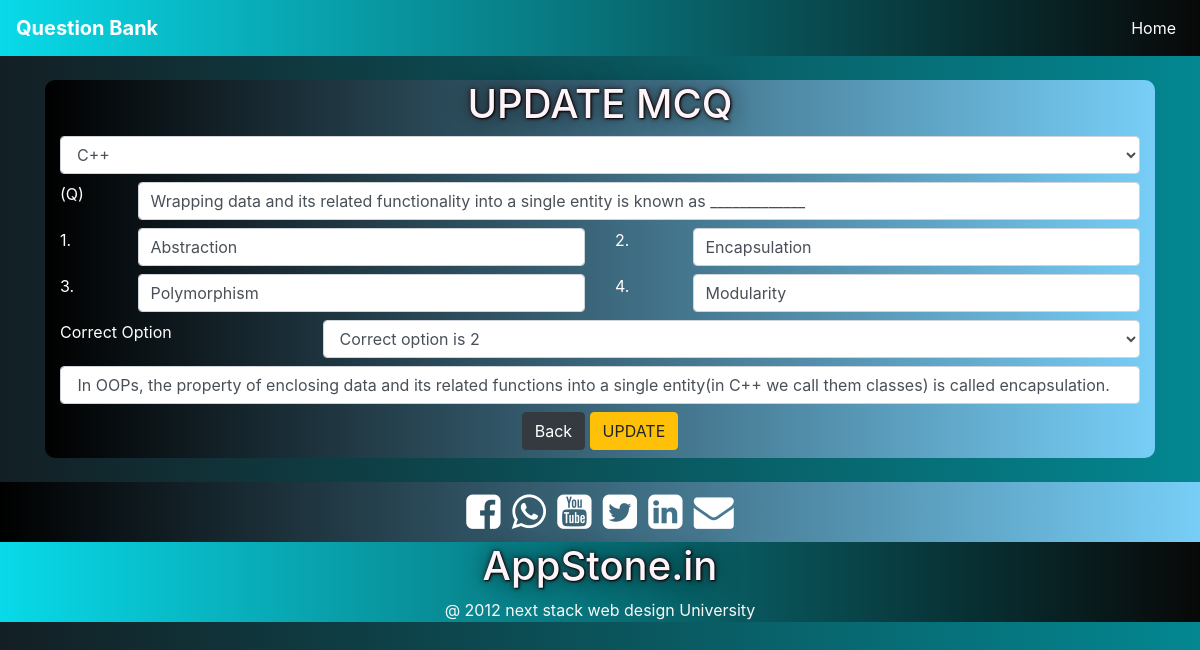
The app's page /Admin/MCQ_Data/MCQ_edit/Update.php?subject_id=1 (signed in) with its own data.
### tables this page shows
CREATE TABLE `mcq_question` (
  `m_id` int(11) NOT NULL,
  `m_subject` varchar(255) NOT NULL,
  `m_question` varchar(255) NOT NULL,
  `op1` varchar(255) NOT NULL,
  `op2` varchar(255) NOT NULL,
  `op3` varchar(255) NOT NULL,
  `op4` varchar(255) NOT NULL,
  `correct_option` varchar(255) NOT NULL,
  `explantion` varchar(255) NOT NULL,
  `uploded_by` varchar(255) NOT NULL
);

### Admin/MCQ_Data/MCQ_edit/Update.php (the view, shortened to what this page needs)
<!DOCTYPE html>
<html lang="en">
<head>
    <link rel="stylesheet" href="../../../style/bootstrap.min.css">
    <link rel="stylesheet" href="https://stackpath.bootstrapcdn.com/font-awesome/4.7.0/css/font-awesome.min.css">
    <link rel="stylesheet" href="../../style.css">
</head>
<body>
    <header>
        <nav class="navbar navbar-expand-lg navbar-dark bg-dark">
            <a class="navbar-brand text-capitalize"><b>Question Bank</b></a>
            <div class="collapse navbar-collapse" id="navbarSupportedContent">
              <ul class="navbar-nav ml-auto">
                <li class="nav-item active">
                  <a class="nav-link" href="../MCQ_View.php">Home</a>
                </li>
              </ul>
            </div>
       </nav>
    </header>
        <?php
            if(isset($_SESSION['user_pass'])){
                $conn = new mysqli("localhost", "root", "", "question_bank_db");
                if(isset($_GET['subject_id'])){
                    $m_id = $_GET['subject_id'];
                    $sql = "SELECT * FROM mcq_question WHERE m_id=$m_id";
                    $result = $conn->query($sql);
                    if($result->num_rows > 0){
                        $row = $result->fetch_assoc();
                        echo '<section>
                                <div class="container my-4" >
                                    <form action="Update_MCQ.php" method="post">
                                        <div class="row justify-content-center mx-auto" id="s_register">
                                            <div class= \'col-lg-8 col-md-8 col-12\'>
                                                <div class="text-center">
                                                    <h1>UPDATE MCQ</h1>
                                                </div>
                                            </div>
                                            <div class="col-12">
                                                <select name="subject" class="form-control" required>
                                                    <option value="'.$row['m_subject'].'">'.$row['m_subject'].'</option>';
                                                echo '</select>
                                            </div>
                                            <div class="col-lg-1 col-md-2 col-2 pt-2">
                                                <label for="question">(Q)</label>
                                            </div>
                                            <div class="col-lg-11 col-md-10 col-10 pl-0 pt-2">
                                                <input type="text" name="question" class="form-control" value="'.$row['m_question'].'" required>
                                            </div>
                                            <div class="col-lg-1 col-md-2 col-2 pt-2">
                                                <label for="option1">1. </label>
                                            </div>
                                            <div class="col-lg-5 col-md-10 col-10 pl-0 pt-2">
                                                <input type="text" name="option1" class="form-control" value="'.$row['op1'].'" required>
                                            </div>
                                            <div class="col-lg-1 col-md-2 col-2 pt-2">
                                                <label for="option2">2. </label>
                                            </div>
                                            <div class="col-lg-5 col-md-10 col-10 pl-0 pt-2">
                                                <input type="text" name="option2" class="form-control" value="'.$row['op2'].'" required>
                                            </div>
                                            <div class="col-lg-1 col-md-2 col-2 pt-2">
                                                <label for="option3">3. </label>
                                            </div>
                                            <div class="col-lg-5 col-md-10 col-10 pl-0 pt-2">
                                                <input type="text" name="option3" class="form-control" value="'.$row['op3'].'" required>
                                            </div>
                                            <div class="col-lg-1 col-md-2 col-2 pt-2">
                                                <label for="option4">4. </label>
                                            </div>
                                            <div class="col-lg-5 col-md-10 col-10 pl-0 pt-2">
                                                <input type="text" name="option4" class="form-control" value="'.$row['op4'].'" required>
                                            </div>
                                            <div class="col-lg-3 col-md-3 col-3 pt-2">
                                                <label for="correct_option">Correct Option</label>
                                            </div>
                                            <div class="col-lg-9 col-md-9 col-9 pl-0 pt-2">
                                                <select name="correct_option" class="form-control" required>
                                                    <option value="'.$row['correct_option'].'">Correct option is '.$row['correct_option'].'</option>
                                                </select>
                                            </div>
                                            <div class="col-lg-12 my-2">
                                                <input type = "text" name="explanation" class="form-control" value="'.$row['explantion'].'" required>
                                            </div>
                                            <div class="col-lg-12 col-md-12 col-12 text-center mb-2">
                                                <a href="../MCQ_View.php"><button type="button" class="btn btn-dark">Back</button></a>
                                                <input type="submit" class="btn btn-warning" name="add" Value="UPDATE">
                                            </div>
                                        </div>
                                    </form>
                                </div>
                            </section>';
                    }
                }
            }
            else{
                header("location:../../teacher_login.html");
              }
        ?>
    <section >
        <div class="container-fluid bg-secondary mt-4" style="font-size:40px;" id="footer1">
            <div class="row justify-content-lg-center" >
            <div class="col-lg-8 col-md-10 col-12 text-center">
                <i class="fa fa-facebook-square" aria-hidden="true"></i>
                <i class="fa fa-whatsapp" aria-hidden="true"></i>
                <i class="fa fa-youtube-square" aria-hidden="true"></i>
                <i class="fa fa-twitter-square" aria-hidden="true"></i>
                <i class="fa fa-linkedin-square" aria-hidden="true"></i>
                <i class="fa fa-envelope" aria-hidden="true"></i>
            </div>
            </div>
        </div>
    </section>
    <section>
        <div class="container-fluid bg-dark" id="footer2">
            <div class="row justify-content-lg-center">
            <div class="col-lg-6 col-md-6 col-12 text-center">
                <h1 class="text-center">AppStone.in</h1>
                <a class="text-light">@ 2012 next stack web design University</a>
            </div>
            </div>
        </div>
    </section>
</body>
</html>

### Admin/style.css (style rules this page uses)
body { background: linear-gradient(to right, #131f24 0%, #038791 100%); color: white; }
#s_register { background: linear-gradient(to right, #000000 0%,#77cef7 100%); color: #ffffff; border-radius: 10px; }
nav { background: linear-gradient(to right, #08dae9 0%,#080808 100%); }
h1 { color: #fcf4f9; text-shadow: 1px 1px 2px #000000, 0px 0px 25px #0c0c0cc4, 0px 0px 5px#330909; }
#footer1 { background: linear-gradient(to right, #000000 0%,#77cef7 100%); }
#footer2 { background: linear-gradient(to right, #08dae9 0%,#080808 100%); }

### records on screen
mcq_question: subject "C++", question "Wrapping data and its related functionality into a single entity is known as _____________", option1 "Abstraction", option2 "Encapsulation", option3 "Polymorphism", option4 "Modularity", explanation "In OOPs, the property of enclosing data and its related functions into a single entity(in C++ we call them classes) is called encapsulation."
